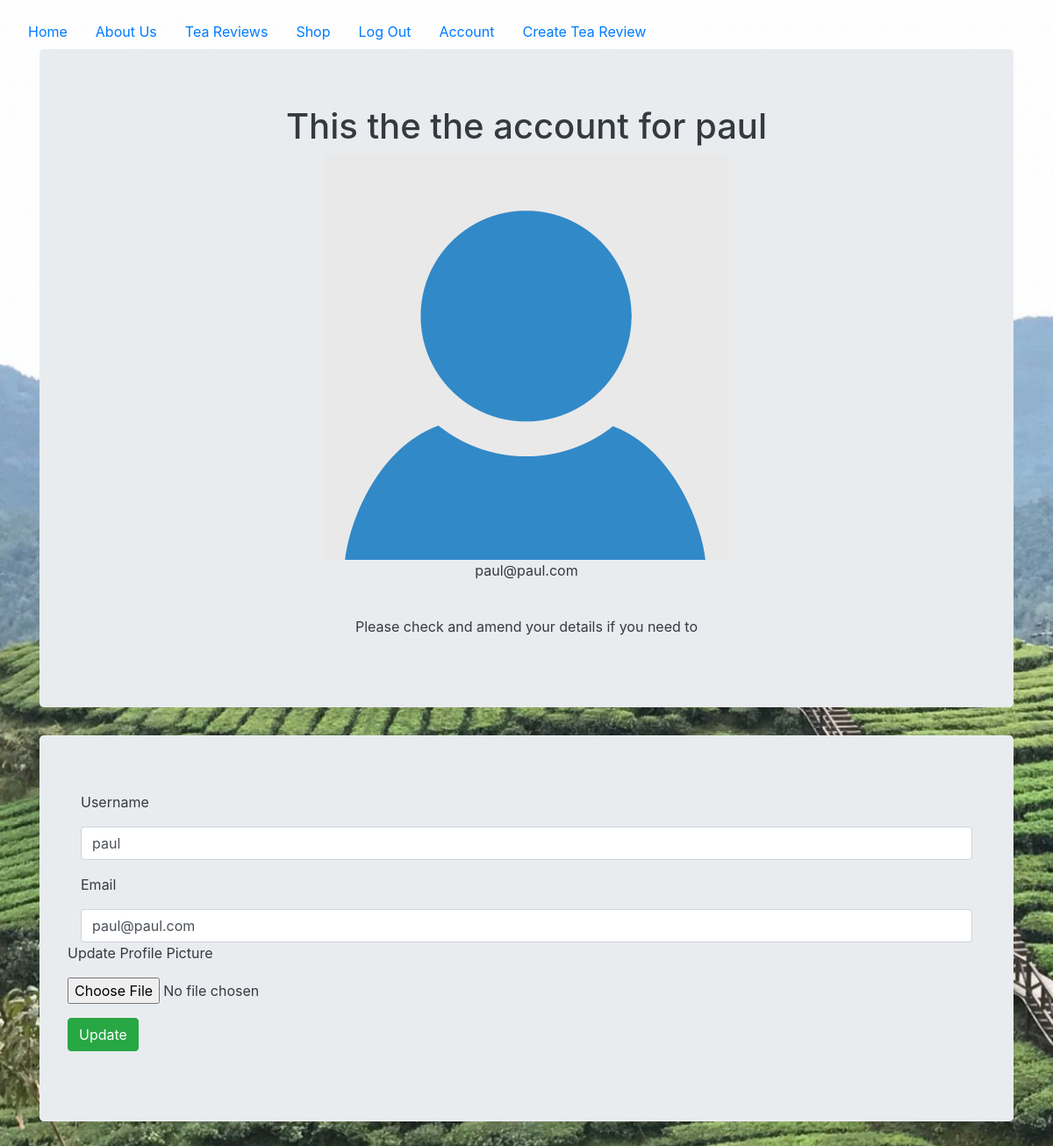
Page /account (signed in) on the committed database.
### onlineshop/models.py (models this page shows, shortened)
class User(db.Model, UserMixin):
    __tablename__ = 'users'
    id = db.Column(db.Integer, primary_key = True)
    profile_image = db.Column(db.String(20), nullable=False, default='default_profile.png')
    email = db.Column(db.String(64), unique=True, index=True)
    username = db.Column(db.String(64), unique=True, index=True)
    password_hash = db.Column(db.String(128))
    posts = db.relationship('BlogPost', backref='author', lazy=True)

### onlineshop/users/views.py (the view)
@users.route("/account", methods=['GET', 'POST'])
@login_required
def account():
    form = UpdateUserForm()
    if form.validate_on_submit():
        print(form)
        if form.picture.data:
            username = current_user.username
            pic = add_profile_pic(form.picture.data,username)
            current_user.profile_image = pic
        current_user.username = form.username.data
        current_user.email = form.email.data
        db.session.commit()
        flash('User Account Updated')
        return redirect(url_for('users.account'))
    elif request.method == 'GET':
        form.username.data = current_user.username
        form.email.data = current_user.email
    profile_image = url_for('static', filename='profile_pics/' + current_user.profile_image)
    return render_template('account.html', profile_image=profile_image, form=form)

### onlineshop/users/forms.py (shortened to what this page needs)
class UpdateUserForm(FlaskForm):
    email = StringField('Email', validators=[DataRequired(),Email()])
    username = StringField('Username', validators=[DataRequired()])
    picture = FileField('Update Profile Picture', validators=[FileAllowed(['jpg', 'png'])])
    submit = SubmitField('Update')

### onlineshop/models.py (called while the page is built)
@login_manager.user_loader
def load_user(user_id):
    return User.query.get(user_id)

### onlineshop/templates/account.html (shortened to what this page needs)
{% extends "base.html" %}
{% block content %}
<div class="jumbotron">
  <div align='center'>
    <h1 >This the the account for {{current_user.username}}</h1>
    <img align='center' src="{{ url_for('static', filename='profile_pics/' + current_user.profile_image) }}">
    <p>{{ current_user.email }}</p>
    <br>
    <p>Please check and amend your details if you need to</p>
  </div>
</div>
<div class="jumbotron">
<div class="container">
  <form  method="POST" action = "" enctype="multipart/form-data">
    <div class="form-group">
      {{ form.username.label(class="form-group") }}
      {{form.username(class='form-control')  }}
    </div
    <div class="form-group">
      {{ form.email.label(class="form-group") }}
      {{form.email(class='form-control')  }}
    </div>
    <div class="form-group">
      {{ form.picture.label(class="form-group") }}
      {{ form.picture(class="form-control-file") }}
    </div>
    <div class="form-group">
        {{ form.submit(class="btn btn-success") }}
    </div>
</div>
</div>
{% endblock content %}

### onlineshop/templates/base.html (style rules this page uses)
body { background-image: url("/static/background/TeaBackground1.jpg"); background-size: cover; -webkit-background-size: cover; -moz-background-size: cover;*/ }

### rows in the picture
User: username "paul", profile_image (placeholder picture), email "paul@paul.com"
